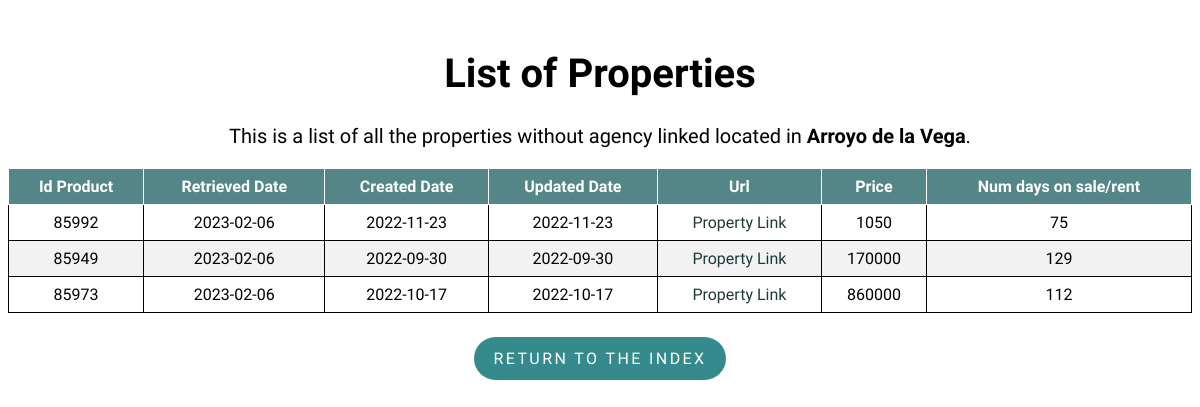
Before: /property/Arroyo de la Vega with the older database file.
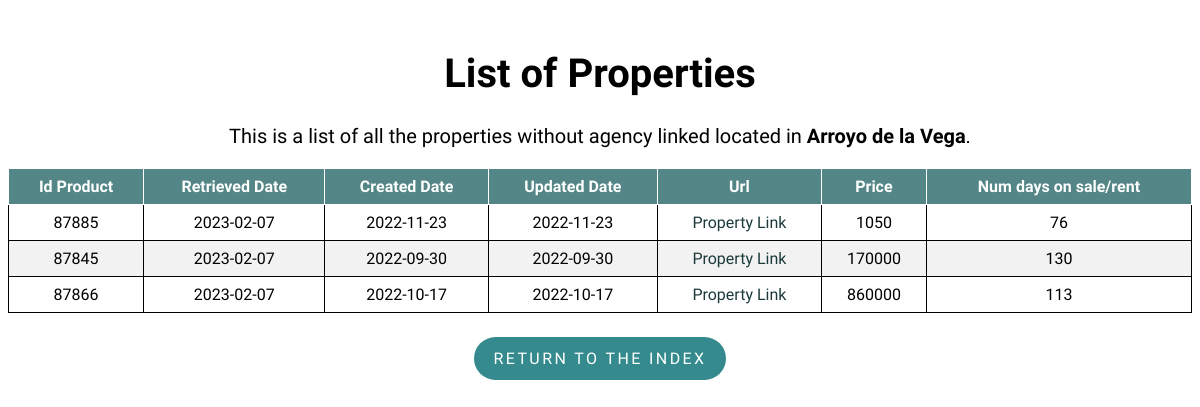
After: the same page with the newer database file.
### flask-app/read_db.py (models this page shows)
class Property(db.Model):
    __tablename__ = 'properties'
    id_product = db.Column(db.Integer, primary_key=True)
    retrieved_date = db.Column(db.Date)
    created_date = db.Column(db.Date)
    url = db.Column(db.Text)
    mobile = db.Column(db.Integer)
    agency = db.Column(db.Text)
    real_estate_id = db.Column(db.Integer)
    price = db.Column(db.Integer)
    type_id = db.Column(db.Integer)
    trans_type_id = db.Column(db.Integer)
    location = db.Column(db.Text)
    num_days = db.Column(db.Integer)
    updated_date = db.Column(db.Date)

### flask-app/read_db.py (the view)
@app.route('/property/<location>', methods=['GET', 'POST'])
def property(location):
    properties = Property.query.filter_by(
        type_id=1, location=location).order_by(Property.url).distinct()
    return render_template('list.html', properties=properties, location=location)

### flask-app/templates/list.html (shortened to what this page needs)
<!DOCTYPE html>
<html lang="en">
<head>
    <link rel="stylesheet" type="text/css" href="{{ url_for('static', filename='styles/style.css') }}">
    <link rel="stylesheet" type="text/css" href="{{ url_for('static', filename='styles/tablesort.css') }}">
</head>
<body>
    <h1 class="list_header" style="font-size:40px;">List of Properties</h1>
    <p class="list_header" style="margin-top: 25px;font-size:20px;">This is a list of all the properties without agency linked located in
        <strong>{{ location }}</strong>.
    </p>
    <table class="table table-sortable">
        <thead>
            <tr>
                <th>Id Product</th>
                <th>Retrieved Date</th>
                <th>Created Date</th>
                <th>Updated Date</th>
                <th>Url</th>
                <th>Price</th>
                <th>Num days on sale/rent</th>
            </tr>
        </thead>
        <tbody>
            {% for property in properties %}
            <tr>
                <td>{{ property.id_product }}</td>
                <td>{{ property.retrieved_date }}</td>
                <td>{{ property.created_date }}</td>
                <td>{{ property.updated_date }}</td>
                <td>
                    <a class="property_link" href={{ property.url }}>Property Link</a>
                </td>
                <td><a>{{ property.price }}</a></td>
                <td>{{ property.num_days }}</td>
            </tr>
            {% endfor %}
        </tbody>
    </table>
    <div class = "btn_container">
        <p class="return_btn"><a class = "btn_link" href="{{ url_for('index') }}">Return to the index</a></p>
    </div>
</body>
</html>

### flask-app/static/styles/style.css (style rules this page uses)
body { font-family: 'Muli','Open Sans','Open Sans-fallback',sans-serif; }
table, th, td { border: 1px solid; }
table { width: 100%; border-collapse: collapse; }
th, td { text-align: center; padding: 8px; }
tr:nth-child(even) { background-color: #f2f2f2 }
th { background-color: rgb(84, 134, 135); color: white; }
.index_header, .list_header { margin-top: 50px; text-align: center; }
a.property_link { text-decoration: none; }
a.property_link:link, a.property_link:visited { color: rgb(28, 58, 58); }
.return_btn { display: inline-block; padding: .75rem 1.25rem; border-radius: 10rem; text-transform: uppercase; font-size: 1rem; letter-spacing: .15rem; transition: all .3s; position: relative; overflow: hidden; z-index: 1; background-color: rgb(52, 138, 140); }
.btn_link { text-decoration: none; color: #fff; }
.btn_container { margin-top: 8px; display: flex; justify-content: center; align-items: center; }

### flask-app/static/styles/tablesort.css (style rules this page uses)
.table-sortable th { cursor: pointer; }

Changed rows visible on the page:
removed Property: id_product "85992", retrieved_date "2023-02-06", created_date "2022-11-23", updated_date "2022-11-23", price "1050", num_days "75"
removed Property: id_product "85949", retrieved_date "2023-02-06", created_date "2022-09-30", updated_date "2022-09-30", price "170000", num_days "129"
removed Property: id_product "85973", retrieved_date "2023-02-06", created_date "2022-10-17", updated_date "2022-10-17", price "860000", num_days "112"
added Property: id_product "87885", retrieved_date "2023-02-07", created_date "2022-11-23", updated_date "2022-11-23", price "1050", num_days "76"
added Property: id_product "87845", retrieved_date "2023-02-07", created_date "2022-09-30", updated_date "2022-09-30", price "170000", num_days "130"
added Property: id_product "87866", retrieved_date "2023-02-07", created_date "2022-10-17", updated_date "2022-10-17", price "860000", num_days "113"
